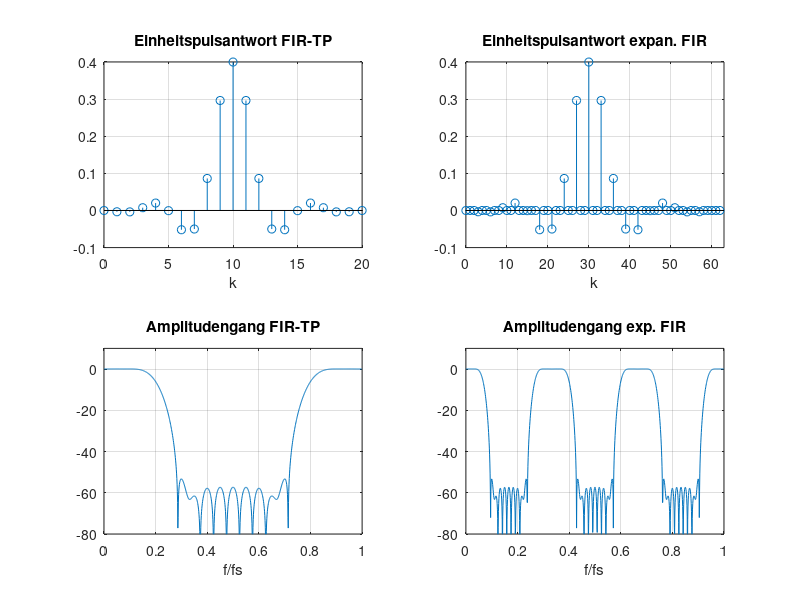

Recreate this plot in MATLAB.
% Programm expan_fir1.m in dem die Expansion mit
% Nullwerten der Einheitspulsantwort eines FIR-Filters 
% untersucht wird

clear

% -------- FIR-TP
nord = 20;   % Ordnung des Filters
fr = 0.4;    % Zum Nyquist-Bereich relative Frequenz

htp = fir1(nord, fr);

% -------- Expandiertes FIR-Filter
m = 3;       % Expansionsfaktor

hexp = zeros(1, length(htp)*m);
hexp(1:m:end) = htp;

% -------- Frequenzgaenge
nfft = 1024;
Htp = fft(htp, nfft);
Hexp = fft(hexp, nfft);

figure(1);   clf;
subplot(221), stem(0:length(htp)-1, htp);
title('Einheitspulsantwort FIR-TP');
xlabel('k');   grid;

subplot(223), plot((0:nfft-1)/nfft, 20*log10(abs(Htp)));
title('Amplitudengang FIR-TP');
xlabel('f/fs');   grid;
La = axis;   axis([La(1:2), -80, 10]);

subplot(222), stem(0:length(hexp)-1,hexp );
title('Einheitspulsantwort expan. FIR');
xlabel('k');   grid;
La = axis;   axis([La(1), length(hexp), La(3:4)]);

subplot(224), plot((0:nfft-1)/nfft, 20*log10(abs(Hexp)));
title('Amplitudengang exp. FIR');
xlabel('f/fs');   grid;
La = axis;   axis([La(1:2), -80, 10]);

